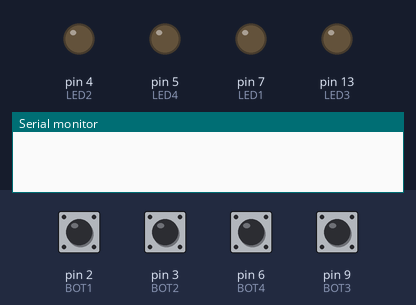
The sketch below on a simulated Arduino Uno, built with avr-gcc and run on an emulated ATmega328P. Shown: output pins drawn as LEDs (lit = HIGH), the last lines printed to the serial monitor. The test bench sets the inputs (shaded band); at power-on: pin 2 (BOT1), pin 3 (BOT2), pin 6 (BOT4), pin 9 (BOT3) HIGH.

Above: at 1.2 s.
1.3 s: pin 2 (BOT1) pulled LOW for 0.15 s
At 1.37 s:
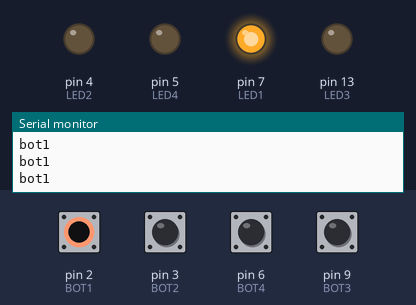
2.9 s: pin 3 (BOT2) pulled LOW for 0.15 s
At 2.97 s:
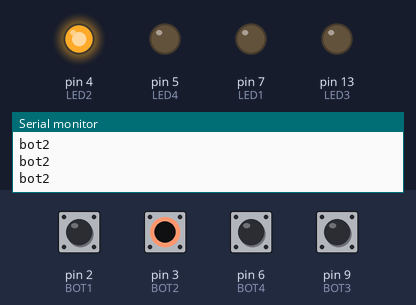
4.5 s: pin 6 (BOT4) pulled LOW for 0.15 s
At 4.57 s:
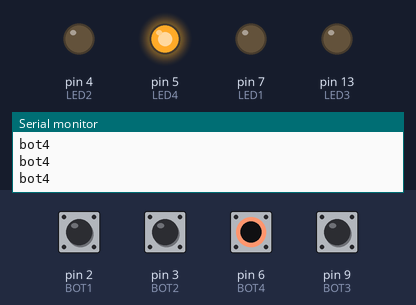
6.1 s: pin 9 (BOT3) pulled LOW for 0.15 s
At 6.17 s:
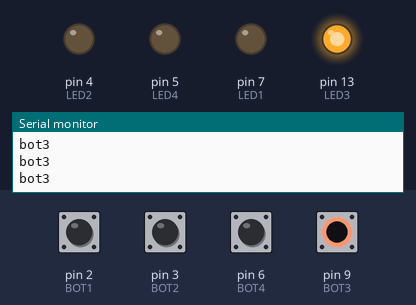
7.7 s: pin 2 (BOT1) driven LOW and pin 3 (BOT2) driven LOW
At 8.7 s:
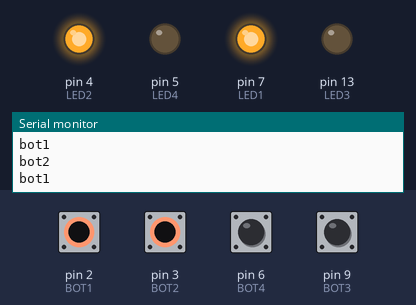
9.2 s: pin 6 (BOT4) pulled LOW for 1 s
At 10.0 s:
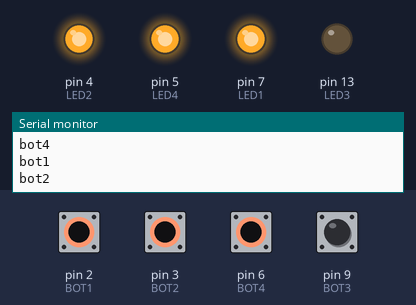
Timing chart, 0 to 12.2 s (numbered marks = the images above; inputs shaded):
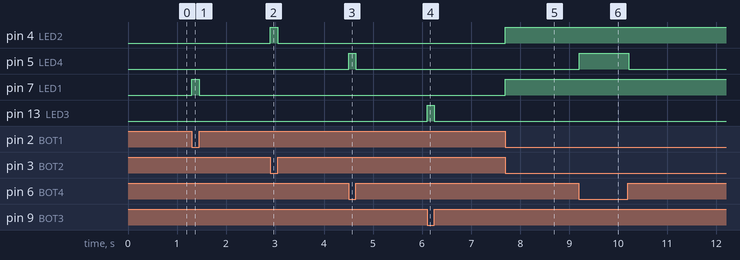

Measured:
- after the input at 1.3 s, pin 7 (LED1): LOW → HIGH at once, → LOW 0.15 s later
- after the input at 2.9 s, pin 4 (LED2): LOW → HIGH at once, → LOW 0.15 s later
- after the input at 4.5 s, pin 5 (LED4): LOW → HIGH at once, → LOW 0.15 s later
- after the input at 6.1 s, pin 13 (LED3): LOW → HIGH at once, → LOW 0.15 s later
- after the input at 7.7 s, pin 4 (LED2), pin 7 (LED1): LOW → HIGH at once
- after the input at 9.2 s, pin 5 (LED4): LOW → HIGH at once, → LOW 1.0 s later

The sketch:

Botones_leds2.ino
```cpp
#define BOT1 2
#define BOT2 3
#define BOT3 9
#define BOT4 6
#define LED1 7
#define LED2 4
#define LED3 13
#define LED4 5

void setup() {
  Serial.begin(9600);
  pinMode(BOT1, INPUT_PULLUP);
  pinMode(BOT2, INPUT_PULLUP);
  pinMode(BOT3, INPUT_PULLUP);
  pinMode(BOT4, INPUT_PULLUP);
  pinMode(LED1, OUTPUT);
  pinMode(LED2, OUTPUT);
  pinMode(LED3, OUTPUT);
  pinMode(LED4, OUTPUT);
}

void loop() {
  if (digitalRead(BOT1) == LOW) {
    Serial.println("bot1");
    digitalWrite(LED1, HIGH);
  } else {
    digitalWrite(LED1, LOW);
  }
  if (digitalRead(BOT2) == LOW) {
    Serial.println("bot2");
    digitalWrite(LED2, HIGH);
  } else {
    digitalWrite(LED2, LOW);
  }
  if (digitalRead(BOT3) == LOW) {
    Serial.println("bot3");
    digitalWrite(LED3, HIGH);
  } else {
    digitalWrite(LED3, LOW);
  }
  if (digitalRead(BOT4) == LOW) {
    Serial.println("bot4");
    digitalWrite(LED4, HIGH);
  } else {
    digitalWrite(LED4, LOW);
  }
}
```
